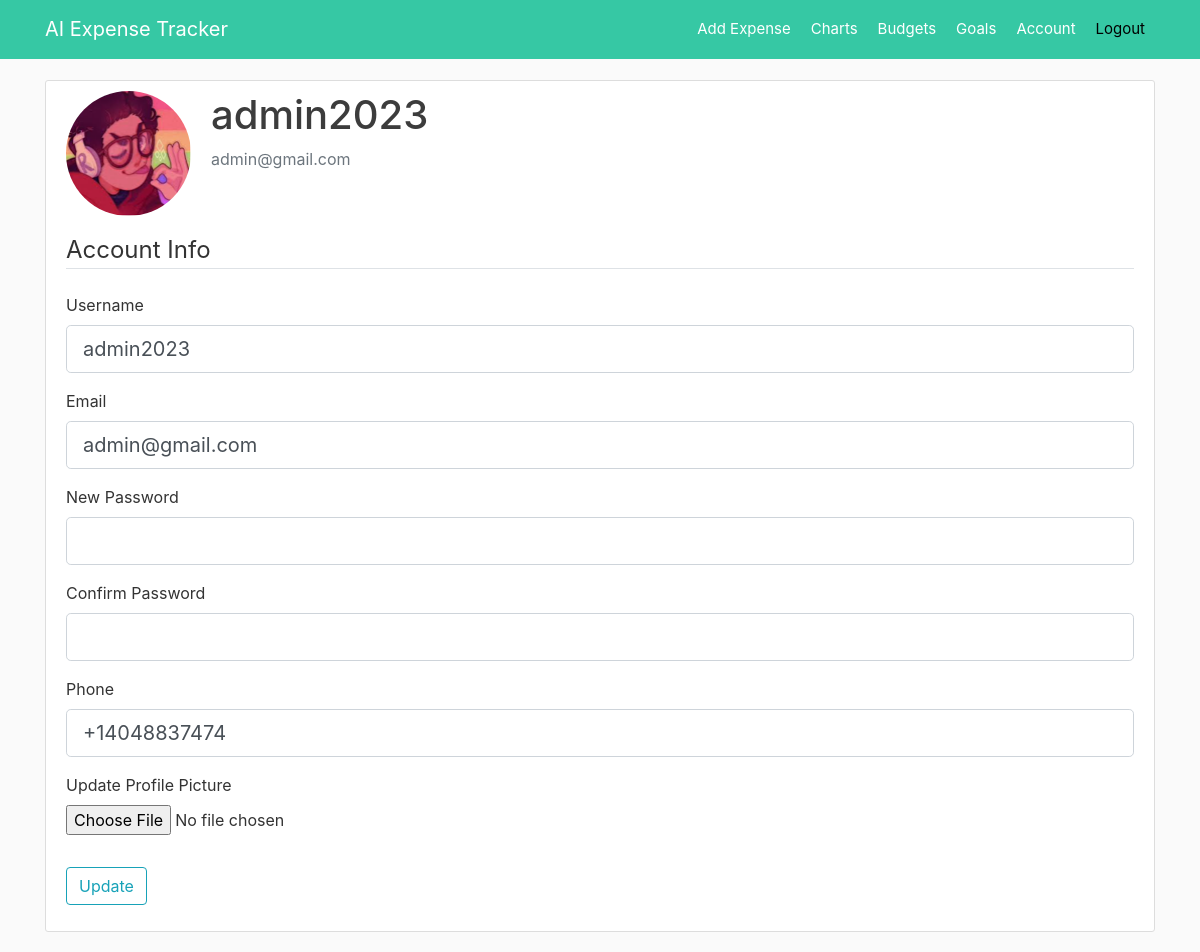
/account (signed in), run on an earlier commit of the app's database.
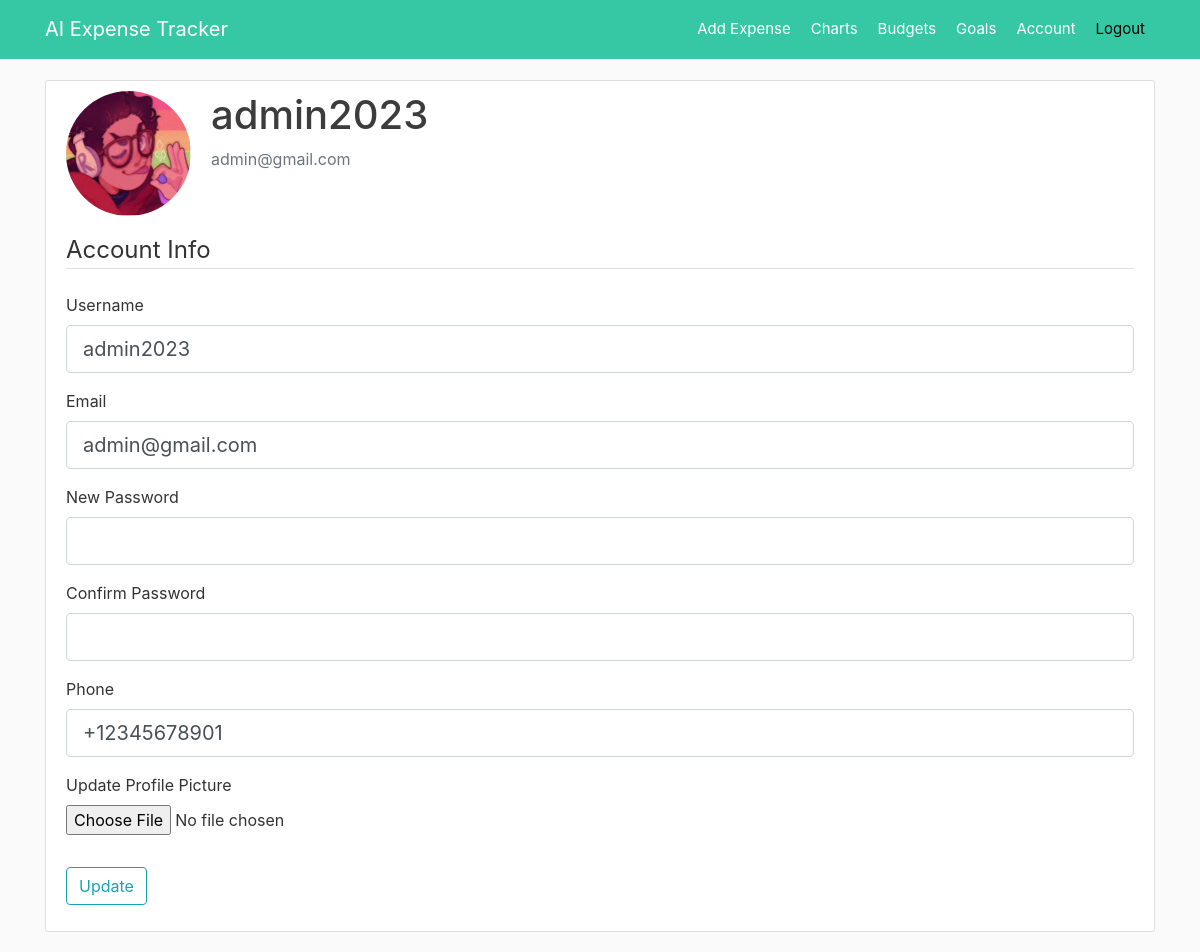
And on a later commit of the database.
### app/models.py (models this page shows, shortened)
class User(db.Model, UserMixin):
    id = db.Column(db.Integer, primary_key=True)  # id for each User
    username = db.Column(db.String(20), unique=True, nullable=False)
    email = db.Column(db.String(120), unique=True, nullable=False)
    image_file = db.Column(db.String(50), nullable=False,
                           default='default.jpg')
    password = db.Column(db.String(100), nullable=False)
    phone = db.Column(db.Integer, unique=True, nullable=False)
    expenses = db.relationship('Expense', backref='user', lazy=True)
    goals = db.relationship('Goal', backref='user', lazy=True)
    budgets = db.relationship('Budget', backref='user', lazy=True)

### app/users/routes.py (the view)
@users.route("/account", methods=['GET', 'POST'])
@login_required
def account():
    form = UpdateAccountForm()
    if form.validate_on_submit():
        if form.picture.data:
            picture_file = save_picture(form.picture.data)
            current_user.image_file = picture_file
        if form.new_password.data:
            hashed_pw = bcrypt.generate_password_hash(
                form.new_password.data).decode('utf-8')
            current_user.password = hashed_pw
        current_user.username = form.username.data
        current_user.email = form.email.data
        current_user.phone = form.phone.data
        db.session.commit()
        flash('Your account has been updated!', 'success')
        return redirect(url_for('users.account'))
    elif request.method == 'GET':
        form.username.data = current_user.username
        form.email.data = current_user.email
        form.phone.data = send_sms_to()
    image_file = url_for(
        'static', filename='images/' + current_user.image_file)
    return render_template('account.html', title='Account', form=form, image_file=image_file)

### app/users/forms.py (shortened to what this page needs)
class UpdateAccountForm(FlaskForm):
    username = StringField('Username',
                           validators=[Length(min=5, max=21)])
    email = StringField('Email',
                        validators=[Email()])
    new_password = PasswordField('New Password')
    confirm_password = PasswordField('Confirm Password', validators=[
                                     EqualTo('new_password')])
    phone = StringField('Phone')
    picture = FileField('Update Profile Picture', validators=[
                        FileAllowed(['jpg', 'png'])])
    submit = SubmitField('Update')

### app/models.py (called while the page is built)
@login_manager.user_loader
def load_user(user_id):
    return User.query.get(int(user_id))

### app/users/utils.py (called while the page is built)
def send_sms_to() -> str:
    return "+{}".format(current_user.phone)

### app/templates/account.html (shortened to what this page needs)
{% extends "layout.html" %}
{% block content %}
    <div class="content-section">
      <div class="media">
        <img class="rounded-circle account-img" src="{{ image_file }}">
        <div class="media-body">
          <h2 class="account-heading">{{ current_user.username }}</h2>
          <p class="text-secondary">{{ current_user.email }}</p>
        </div>
      </div>
      <form method="POST" action="" enctype="multipart/form-data">
        <fieldset class="form-group">
            <legend class="border-bottom mb-4">Account Info</legend>
            <div class="form-group">
                {{ form.username.label(class="form-control-label") }}
                {% if form.username.errors %}
                    {{ form.username(class="form-control form-control-lg is-invalid") }}
                    <div class="invalid-feedback">
                        {% for error in form.username.errors %}
                            <span style="color:red">{{ error }}</span>
                        {% endfor %}
                    </div>
                {% else %}
                    {{ form.username(class="form-control form-control-lg") }}
                {% endif %}
            </div>
            <div class="form-group">
                {{ form.email.label(class="form-control-label") }}
                {% if form.email.errors %}
                    {{ form.email(class="form-control form-control-lg is-invalid") }}
                    <div class="invalid-feedback">
                        {% for error in form.email.errors %}
                            <span style="color:red">{{ error }}</span>
                        {% endfor %}
                    </div>
                {% else %}
                    {{ form.email(class="form-control form-control-lg") }}
                {% endif %}
            </div>
            <div class="form-group">
                {{ form.new_password.label(class="form-control-label") }}
                {% if form.new_password.errors %}
                    {{ form.new_password(class="form-control form-control-lg is-invalid") }}
                    <div class="invalid-feedback">
                        {% for error in form.password.errors %}
                            <span style="color:red">{{ error }}</span>
                        {% endfor %}
                    </div>
                {% else %}
                    {{ form.new_password(class="form-control form-control-lg") }}
                {% endif %}
            </div>
            <div class="form-group">
                {{ form.confirm_password.label(class="form-control-label") }}
                {% if form.confirm_password.errors %}
                    {{ form.confirm_password(class="form-control form-control-lg is-invalid") }}
                    <div class="invalid-feedback">
                        {% for error in form.confirm_password.errors %}
                            <span style="color:red">{{ error }}</span>
                        {% endfor %}
                    </div>
                {% else %}
                    {{ form.confirm_password(class="form-control form-control-lg") }}
                {% endif %}
            </div>
            <div class="form-group">
                {{ form.phone.label(class="form-control-label") }}
                {% if form.phone.errors %}
                    {{ form.phone(class="form-control form-control-lg is-invalid") }}
                    <div class="invalid-feedback">
                        {% for error in form.phone.errors %}
                            <span style="color:red">{{ error }}</span>
                        {% endfor %}
                    </div>
                {% else %}
                    {{ form.phone(class="form-control form-control-lg") }}
                {% endif %}
            </div>
            <div class="form-group">
                {{ form.picture.label() }}
                {{ form.picture(class="form-control-file") }}
            </div>
        </fieldset>
        <div class="form-group">
            {{ form.submit(class="btn btn-outline-info") }}
        </div>
    </form>
    </div>
{% endblock content %}

What changed in the data, as far as the page shows it:
changed User "admin2023": phone "+14048837474" → "+12345678901"
